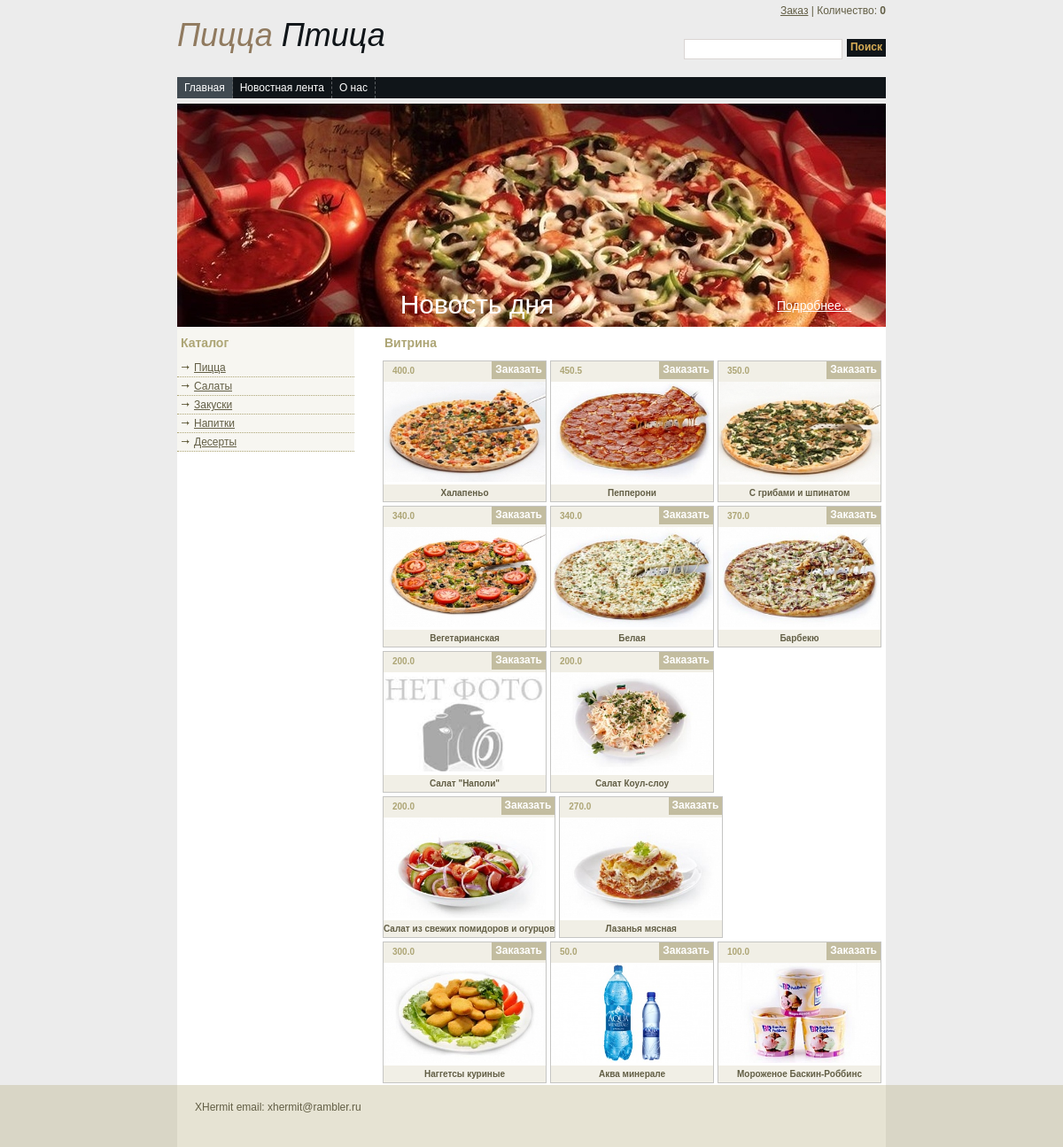
The page / on the database its author committed.
### webstorefront/models.py (models this page shows, shortened)
class Catalog(models.Model):
    uuid = models.CharField(max_length=140,
                            default=lambda: str(uuid.uuid4()))
    label = models.CharField(max_length=200)

class Ware(models.Model):
    uuid = models.CharField(max_length=140,
                            default=lambda: str(uuid.uuid4()))
    label = models.CharField(max_length=200)
    price = models.FloatField()
    img = models.ImageField(upload_to=image_file_path)
    catalog = models.ManyToManyField(Catalog, related_name='wares')
    count = models.PositiveIntegerField()

### webstorefront/views.py (the view)
# urls.py: url(r'^$', webstorefront.views.main_view),
def main_view(request):
    context = dict()
    context['catalog'] = models.Catalog.objects.all()
    context['wares'] = prepare_wares(request)
    context['pos_count'] = models.Order.objects.get(uuid=request.session['CURRENT_ORDER']).positions.all().count() if 'CURRENT_ORDER' in request.session else 0
    return render_to_response('index.html', context)

### webstorefront/views.py (called while the page is built)
def prepare_wares(request, catalog_uuid=None):
    data = list()
    try:
        if catalog_uuid is None:
            wares = models.Ware.objects.all()
        else:
            catalog = models.Catalog.objects.get(uuid=catalog_uuid)
            wares = catalog.wares.all()
        search_txt = request.GET.get('search')
        if search_txt:
            wares = wares.filter(label__icontains=search_txt)
        for rec in wares.values():
            rec['img'] = os.path.basename(rec['img'])
            data.append(rec)
        logger.debug('Records <%s>' % data)
        return data
    except:
        logger.error('Get content data catalog <%s>' % catalog_uuid)
        raise
    return []

### templates/index.html
<!DOCTYPE html PUBLIC "-//W3C//DTD XHTML 1.0 Strict//EN" "http://www.w3.org/TR/xhtml1/DTD/xhtml1-strict.dtd">
<html xmlns="http://www.w3.org/1999/xhtml">
{% include "head.html" %}
<body>
<div id="container">
    {% include "header.html" %}
    {% include "catalog.html" %}
    {% include "content.html" %}
    <br class="clearfloat" />
</div>
{% include "footer.html" %}
</body>
</html>

### templates/catalog.html
<div id="sidebar1">
   	<h2>Каталог</h2>
    <ul id="sidebarlist">
        {% for catalog_rec in catalog %}
        <li><a onclick="on_catalog_click('{{ catalog_rec.uuid }}')">{{ catalog_rec.label }}</a></li>
        {% endfor %}
    </ul>
</div>

### templates/content.html
<div id="mainContent">
  	<h2>Витрина</h2>
    {% for ware_rec in wares %}
    <div class="shopId">
      	<div class="shopIdHeader">
           	<div class="shopIdPrice">{{ ware_rec.price }}</div>
            <div><input type="button" value="Заказать" class="buttonbuy" onclick="on_order_button_click('{{ ware_rec.uuid }}')"/></div>
        </div>
        <div><img src="/media/images/{{ ware_rec.img }}" width=183 height=113 alt="" /></div>
        <div class="shopIdTitle">{{ ware_rec.label }}</div>
    </div>
    {% endfor %}
</div>

### static/css/styles.css (style rules this page uses)
* { margin:0; padding:0; }
body { font-family:Arial, Helvetica, sans-serif; color:#625e45; font-size:12px; background: #ececec; }
a { color:#625e45; font-size:12px; text-decoration:underline; }
#container { width:800px; background: #FFFFFF; margin: 0 auto; text-align: left; }
#sidebar1 { float: left; width: 200px; background: #f7f6f1; }
h2 { font-size:14px; color:#ada575; font-weight:bold; padding:10px 4px; }
#mainContent { margin: 0 0 0 230px; }
.shopId { float:left; border:1px solid #c5c5c3; margin:2px; }
.shopIdTitle { background:#f1efe6; text-align:center; font-size:10px; font-weight:bold; padding:4px 0; }
.shopIdHeader { background:#f1efe6; height:23px; }
.shopIdPrice { float:left; color:#ada575; font-size:10px; font-weight:bold; padding:5px 0 0 10px; }
.buttonbuy { float:right; background:#c3bda0; cursor:pointer; border:0; font-size:12px; font-weight:bold; color:#ffffff; padding:2px 4px 4px 4px; }
#sidebar1 ul { margin-left: 0; padding-left: 0; list-style-type: none; font-family: Arial, Helvetica, sans-serif; }
#sidebar1 a { background: #f7f6f1 url(/media/images/p.png) no-repeat 5px 7px; display: block; padding: 3px 3px 3px 19px; border-bottom: 1px dotted #ada575; }

### rows shown on the page
Catalog: label "Пицца"
Catalog: label "Салаты"
Catalog: label "Закуски"
Catalog: label "Напитки"
Catalog: label "Десерты"
Ware: price "400.0", img (picture), label "Халапеньо"
Ware: price "450.5", img (picture), label "Пепперони"
Ware: price "350.0", img (picture), label "С грибами и шпинатом"
Ware: price "340.0", img (picture), label "Вегетарианская"
Ware: price "340.0", img (picture), label "Белая"
Ware: price "370.0", img (picture), label "Барбекю"
Ware: price "200.0", img (placeholder picture), label "Салат \"Наполи\""
Ware: price "200.0", img (picture), label "Салат Коул-слоу"
Ware: price "200.0", img (picture), label "Салат из свежих помидоров и огурцов"
Ware: price "270.0", img (picture), label "Лазанья мясная"
Ware: price "300.0", img (picture), label "Наггетсы куриные"
Ware: price "50.0", img (picture), label "Аква минерале"
Ware: price "100.0", img (picture), label "Мороженое Баскин-Роббинс"

### other values the page prints
{{ pos_count }} "0"
